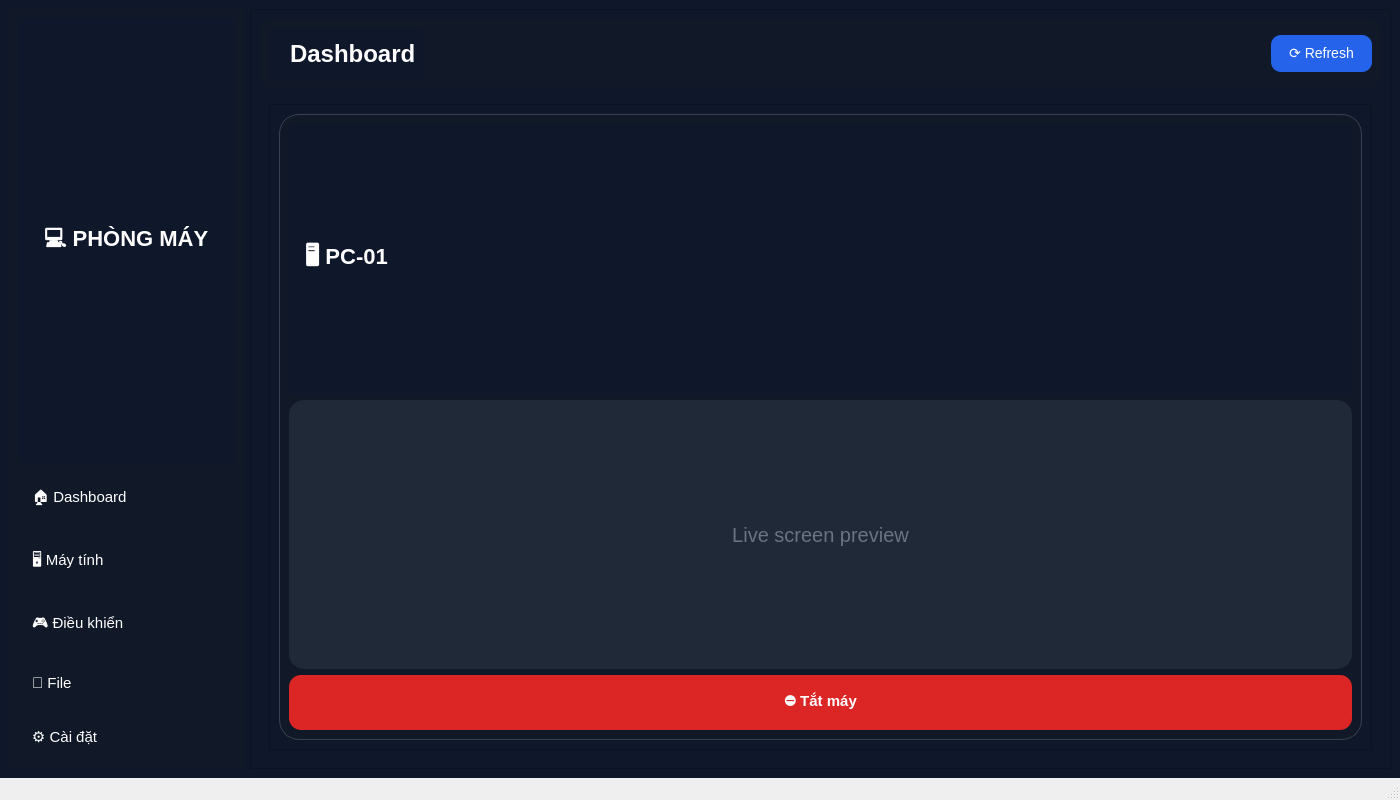
<?xml version="1.0" encoding="UTF-8"?>
<ui version="4.0">
 <class>quanlyphongmay</class>
 <widget class="QMainWindow" name="quanlyphongmay">
  <property name="geometry">
   <rect>
    <x>0</x>
    <y>0</y>
    <width>1400</width>
    <height>800</height>
   </rect>
  </property>
  <property name="windowTitle">
   <string>MainWindow</string>
  </property>
  <widget class="QWidget" name="centralwidget">
   <property name="enabled">
    <bool>true</bool>
   </property>
   <property name="styleSheet">
    <string notr="true">QWidget{
    background-color:#0F172A;
}</string>
   </property>
   <layout class="QHBoxLayout" name="horizontalLayout">
    <item>
     <widget class="QFrame" name="sidebar_frame">
      <property name="minimumSize">
       <size>
        <width>230</width>
        <height>230</height>
       </size>
      </property>
      <property name="styleSheet">
       <string notr="true">QFrame#sidebar_frame{
    background-color: #111827;
    border: none;
    border-radius: 0px;
}</string>
      </property>
      <property name="frameShape">
       <enum>QFrame::StyledPanel</enum>
      </property>
      <property name="frameShadow">
       <enum>QFrame::Raised</enum>
      </property>
      <layout class="QVBoxLayout" name="verticalLayout">
       <property name="spacing">
        <number>8</number>
       </property>
       <item>
        <widget class="QLabel" name="label">
         <property name="styleSheet">
          <string notr="true">color: white;
font-size: 22px;
font-weight: bold;
padding: 20px;</string>
         </property>
         <property name="text">
          <string>💻 PHÒNG MÁY</string>
         </property>
        </widget>
       </item>
       <item>
        <widget class="QPushButton" name="btn_dashboard">
         <property name="styleSheet">
          <string notr="true">QPushButton{
    background-color: transparent;
    color: white;
    text-align: left;
    padding: 14px;
    border-radius: 10px;
    font-size: 15px;
    border:none;
}

QPushButton:hover{
    background-color: #374151;
}

QPushButton:pressed{
    background-color: #2563EB;
}</string>
         </property>
         <property name="text">
          <string>🏠 Dashboard</string>
         </property>
        </widget>
       </item>
       <item>
        <widget class="QPushButton" name="btn_computers">
         <property name="styleSheet">
          <string notr="true">QPushButton{
    background-color: transparent;
    color: white;
    text-align: left;
    padding: 14px;
    border-radius: 10px;
    font-size: 15px;
    border:none;
}

QPushButton:hover{
    background-color: #374151;
}

QPushButton:pressed{
    background-color: #2563EB;
}</string>
         </property>
         <property name="text">
          <string>🖥 Máy tính</string>
         </property>
        </widget>
       </item>
       <item>
        <widget class="QPushButton" name="btn_monitor">
         <property name="styleSheet">
          <string notr="true">QPushButton{
    background-color: transparent;
    color: white;
    text-align: left;
    padding: 14px;
    border-radius: 10px;
    font-size: 15px;
    border:none;
}

QPushButton:hover{
    background-color: #374151;
}

QPushButton:pressed{
    background-color: #2563EB;
}
</string>
         </property>
         <property name="text">
          <string>🎮 Điều khiển</string>
         </property>
        </widget>
       </item>
       <item>
        <widget class="QPushButton" name="btn_files">
         <property name="styleSheet">
          <string notr="true">QPushButton{
    background-color: transparent;
    color: white;
    text-align: left;
    padding: 14px;
    border-radius: 10px;
    font-size: 15px;
    border:none;
}

QPushButton:hover{
    background-color: #374151;
}

QPushButton:pressed{
    background-color: #2563EB;
}</string>
         </property>
         <property name="text">
          <string>📁 File</string>
         </property>
        </widget>
       </item>
       <item>
        <widget class="QPushButton" name="btn_settings">
         <property name="styleSheet">
          <string notr="true">QPushButton{
    background-color: transparent;
    color: white;
    text-align: left;
    padding: 14px;
    border-radius: 10px;
    font-size: 15px;
    border:none;
}

QPushButton:hover{
    background-color: #374151;
}

QPushButton:pressed{
    background-color: #2563EB;
}</string>
         </property>
         <property name="text">
          <string>⚙ Cài đặt</string>
         </property>
        </widget>
       </item>
       <item>
        <layout class="QVBoxLayout" name="verticalLayout_2"/>
       </item>
      </layout>
     </widget>
    </item>
    <item>
     <widget class="QFrame" name="main_frame">
      <property name="frameShape">
       <enum>QFrame::StyledPanel</enum>
      </property>
      <property name="frameShadow">
       <enum>QFrame::Raised</enum>
      </property>
      <layout class="QVBoxLayout" name="verticalLayout_3">
       <item>
        <widget class="QFrame" name="topbar_frame">
         <property name="minimumSize">
          <size>
           <width>70</width>
           <height>70</height>
          </size>
         </property>
         <property name="styleSheet">
          <string notr="true">QFrame#topbar_frame{
    background-color: #111827;
    border-radius: 15px;
}</string>
         </property>
         <property name="frameShape">
          <enum>QFrame::StyledPanel</enum>
         </property>
         <property name="frameShadow">
          <enum>QFrame::Raised</enum>
         </property>
         <layout class="QHBoxLayout" name="horizontalLayout_2">
          <item>
           <widget class="QLabel" name="label_page_title">
            <property name="styleSheet">
             <string notr="true">color:white;
font-size:24px;
font-weight:bold;
padding-left:15px;</string>
            </property>
            <property name="text">
             <string>Dashboard</string>
            </property>
           </widget>
          </item>
          <item>
           <spacer name="horizontalSpacer">
            <property name="orientation">
             <enum>Qt::Horizontal</enum>
            </property>
            <property name="sizeHint" stdset="0">
             <size>
              <width>40</width>
              <height>20</height>
             </size>
            </property>
           </spacer>
          </item>
          <item>
           <widget class="QPushButton" name="btn_refresh">
            <property name="styleSheet">
             <string notr="true">QPushButton{
    background-color:#2563EB;
    color:white;
    padding:10px 18px;
    border-radius:10px;
    font-size:14px;
    border:none;
}

QPushButton:hover{
    background-color:#3B82F6;
}</string>
            </property>
            <property name="text">
             <string>⟳ Refresh</string>
            </property>
           </widget>
          </item>
         </layout>
        </widget>
       </item>
       <item>
        <widget class="QStackedWidget" name="main_stacked_widget">
         <property name="currentIndex">
          <number>2</number>
         </property>
         <widget class="QWidget" name="page_dashboard">
          <layout class="QVBoxLayout" name="verticalLayout_4">
           <item>
            <widget class="QFrame" name="cards_container">
             <property name="enabled">
              <bool>true</bool>
             </property>
             <property name="frameShape">
              <enum>QFrame::StyledPanel</enum>
             </property>
             <property name="frameShadow">
              <enum>QFrame::Raised</enum>
             </property>
             <layout class="QHBoxLayout" name="horizontalLayout_4">
              <property name="spacing">
               <number>15</number>
              </property>
              <property name="leftMargin">
               <number>0</number>
              </property>
              <property name="topMargin">
               <number>0</number>
              </property>
              <property name="rightMargin">
               <number>0</number>
              </property>
              <property name="bottomMargin">
               <number>15</number>
              </property>
              <item>
               <widget class="QFrame" name="card_online">
                <property name="minimumSize">
                 <size>
                  <width>0</width>
                  <height>120</height>
                 </size>
                </property>
                <property name="styleSheet">
                 <string notr="true">QFrame#card_online{
    background-color:#374151;
    border-radius:20px;
}</string>
                </property>
                <property name="frameShape">
                 <enum>QFrame::StyledPanel</enum>
                </property>
                <property name="frameShadow">
                 <enum>QFrame::Raised</enum>
                </property>
                <layout class="QVBoxLayout" name="verticalLayout_7">
                 <item>
                  <widget class="QLabel" name="label_8">
                   <property name="styleSheet">
                    <string notr="true">color:#D1D5DB;
font-size:16px;</string>
                   </property>
                   <property name="text">
                    <string>Máy Online</string>
                   </property>
                  </widget>
                 </item>
                 <item>
                  <widget class="QLabel" name="label_online_count">
                   <property name="styleSheet">
                    <string notr="true">color:white;
font-size:40px;
font-weight:bold;</string>
                   </property>
                   <property name="text">
                    <string>TextLabel</string>
                   </property>
                  </widget>
                 </item>
                </layout>
               </widget>
              </item>
              <item>
               <widget class="QFrame" name="card_offline">
                <property name="minimumSize">
                 <size>
                  <width>0</width>
                  <height>120</height>
                 </size>
                </property>
                <property name="styleSheet">
                 <string notr="true">QFrame#card_offline{
    background-color:#EF4444;
    border-radius:20px;
}</string>
                </property>
                <property name="frameShape">
                 <enum>QFrame::StyledPanel</enum>
                </property>
                <property name="frameShadow">
                 <enum>QFrame::Raised</enum>
                </property>
                <layout class="QVBoxLayout" name="verticalLayout_9">
                 <item>
                  <widget class="QLabel" name="label_4">
                   <property name="styleSheet">
                    <string notr="true">color:#D1D5DB;
font-size:16px;</string>
                   </property>
                   <property name="text">
                    <string>Máy offline</string>
                   </property>
                  </widget>
                 </item>
                 <item>
                  <widget class="QLabel" name="label_offline_count">
                   <property name="styleSheet">
                    <string notr="true">font-size:36px;
font-weight:bold;
color:white;

</string>
                   </property>
                   <property name="text">
                    <string>TextLabel</string>
                   </property>
                  </widget>
                 </item>
                </layout>
               </widget>
              </item>
             </layout>
            </widget>
           </item>
           <item>
            <widget class="QTableWidget" name="tableWidget">
             <property name="styleSheet">
              <string notr="true">QTableWidget{
    background-color:#1F2937;
    color:white;
    border:none;
    border-radius:15px;
    gridline-color:#374151;
}

QHeaderView::section{
    background-color:#111827;
    color:white;
    padding:10px;
    border:none;
}

QTableWidget::item{
    padding:10px;
}

QTableWidget::item:selected{
    background-color:#2563EB;
}</string>
             </property>
             <property name="rowCount">
              <number>0</number>
             </property>
             <property name="columnCount">
              <number>5</number>
             </property>
             <column>
              <property name="text">
               <string>Tên máy</string>
              </property>
             </column>
             <column>
              <property name="text">
               <string>IP</string>
              </property>
             </column>
             <column>
              <property name="text">
               <string>Trạng thái</string>
              </property>
             </column>
             <column>
              <property name="text">
               <string>Ping</string>
              </property>
             </column>
             <column>
              <property name="text">
               <string>Điều khiển</string>
              </property>
             </column>
            </widget>
           </item>
          </layout>
         </widget>
         <widget class="QWidget" name="page_computers">
          <widget class="QScrollArea" name="computers_scroll">
           <property name="geometry">
            <rect>
             <x>10</x>
             <y>10</y>
             <width>1071</width>
             <height>601</height>
            </rect>
           </property>
           <property name="frameShape">
            <enum>QFrame::NoFrame</enum>
           </property>
           <property name="widgetResizable">
            <bool>true</bool>
           </property>
           <widget class="QWidget" name="scrollAreaWidgetContents">
            <property name="geometry">
             <rect>
              <x>0</x>
              <y>0</y>
              <width>1071</width>
              <height>601</height>
             </rect>
            </property>
            <layout class="QGridLayout" name="gridLayout_2">
             <item row="0" column="0">
              <widget class="QFrame" name="computer_card">
               <property name="minimumSize">
                <size>
                 <width>250</width>
                 <height>170</height>
                </size>
               </property>
               <property name="maximumSize">
                <size>
                 <width>250</width>
                 <height>170</height>
                </size>
               </property>
               <property name="styleSheet">
                <string notr="true">QFrame#computer_card{
    background-color:#1F2937;
    border-radius:20px;
}</string>
               </property>
               <property name="frameShape">
                <enum>QFrame::StyledPanel</enum>
               </property>
               <property name="frameShadow">
                <enum>QFrame::Raised</enum>
               </property>
               <layout class="QVBoxLayout" name="verticalLayout_5">
                <item>
                 <widget class="QLabel" name="label_3">
                  <property name="styleSheet">
                   <string notr="true">color:white;
font-size:20px;
font-weight:bold;</string>
                  </property>
                  <property name="text">
                   <string>PC-01</string>
                  </property>
                 </widget>
                </item>
                <item>
                 <widget class="QLabel" name="label_5">
                  <property name="styleSheet">
                   <string notr="true">color:#D1D5DB;
font-size:13px;</string>
                  </property>
                  <property name="text">
                   <string>192.168.1.10</string>
                  </property>
                 </widget>
                </item>
                <item>
                 <widget class="QLabel" name="label_6">
                  <property name="styleSheet">
                   <string notr="true">color:#22C55E;
font-size:14px;
font-weight:bold;</string>
                  </property>
                  <property name="text">
                   <string>● Online</string>
                  </property>
                 </widget>
                </item>
                <item>
                 <widget class="QLabel" name="label_7">
                  <property name="styleSheet">
                   <string notr="true">color:#9CA3AF;
font-size:13px;</string>
                  </property>
                  <property name="text">
                   <string>Ping: 12 ms</string>
                  </property>
                 </widget>
                </item>
                <item>
                 <spacer name="verticalSpacer">
                  <property name="orientation">
                   <enum>Qt::Vertical</enum>
                  </property>
                  <property name="sizeHint" stdset="0">
                   <size>
                    <width>20</width>
                    <height>40</height>
                   </size>
                  </property>
                 </spacer>
                </item>
                <item>
                 <widget class="QPushButton" name="pushButton">
                  <property name="styleSheet">
                   <string notr="true">QPushButton{
    background-color:#2563EB;
    color:white;
    border:none;
    border-radius:10px;
    padding:10px;
}

QPushButton:hover{
    background-color:#3B82F6;
}</string>
                  </property>
                  <property name="text">
                   <string>PushButton</string>
                  </property>
                 </widget>
                </item>
               </layout>
              </widget>
             </item>
            </layout>
           </widget>
          </widget>
         </widget>
         <widget class="QWidget" name="page_monitor">
          <layout class="QVBoxLayout" name="verticalLayout_6">
           <item>
            <widget class="QScrollArea" name="monitor_scroll">
             <property name="widgetResizable">
              <bool>true</bool>
             </property>
             <widget class="QWidget" name="scrollAreaWidgetContents_2">
              <property name="geometry">
               <rect>
                <x>0</x>
                <y>0</y>
                <width>1073</width>
                <height>602</height>
               </rect>
              </property>
              <layout class="QGridLayout" name="gridLayout">
               <item row="0" column="0">
                <widget class="QFrame" name="monitor_card">
                 <property name="styleSheet">
                  <string notr="true">QFrame#monitor_card{
    background-color:#111827;
    border-radius:20px;
    border:1px solid #374151;
}</string>
                 </property>
                 <property name="frameShape">
                  <enum>QFrame::StyledPanel</enum>
                 </property>
                 <property name="frameShadow">
                  <enum>QFrame::Raised</enum>
                 </property>
                 <layout class="QVBoxLayout" name="verticalLayout_10">
                  <item>
                   <widget class="QLabel" name="label_15">
                    <property name="minimumSize">
                     <size>
                      <width>100</width>
                      <height>50</height>
                     </size>
                    </property>
                    <property name="styleSheet">
                     <string notr="true">color:white;
font-size:22px;
font-weight:bold;
padding-left:10px;</string>
                    </property>
                    <property name="text">
                     <string>🖥 PC-01</string>
                    </property>
                   </widget>
                  </item>
                  <item>
                   <widget class="QLabel" name="label_16">
                    <property name="minimumSize">
                     <size>
                      <width>300</width>
                      <height>175</height>
                     </size>
                    </property>
                    <property name="styleSheet">
                     <string notr="true">background-color:#1F2937;
border-radius:15px;
color:#6B7280;
font-size:20px;</string>
                    </property>
                    <property name="text">
                     <string>Live screen preview</string>
                    </property>
                    <property name="alignment">
                     <set>Qt::AlignCenter</set>
                    </property>
                   </widget>
                  </item>
                  <item>
                   <widget class="QPushButton" name="btn_shutdown">
                    <property name="styleSheet">
                     <string notr="true">QPushButton{
    background-color:#DC2626;
    color:white;
    border:none;
    border-radius:12px;
    padding:14px;
    font-size:15px;
    font-weight:bold;
}

QPushButton:hover{
    background-color:#EF4444;
}

QPushButton:pressed{
    background-color:#B91C1C;
}</string>
                    </property>
                    <property name="text">
                     <string>⛔ Tắt máy</string>
                    </property>
                   </widget>
                  </item>
                 </layout>
                </widget>
               </item>
              </layout>
             </widget>
            </widget>
           </item>
          </layout>
         </widget>
         <widget class="QWidget" name="page_settings">
          <widget class="QLabel" name="label_19">
           <property name="geometry">
            <rect>
             <x>310</x>
             <y>220</y>
             <width>55</width>
             <height>16</height>
            </rect>
           </property>
           <property name="text">
            <string>setting</string>
           </property>
          </widget>
         </widget>
         <widget class="QWidget" name="page_files">
          <layout class="QHBoxLayout" name="horizontalLayout_3">
           <item>
            <widget class="QFrame" name="clients_frame">
             <property name="styleSheet">
              <string notr="true">QFrame#clients_frame{
    background-color:#111827;
    border-radius:15px;
}</string>
             </property>
             <property name="frameShape">
              <enum>QFrame::StyledPanel</enum>
             </property>
             <property name="frameShadow">
              <enum>QFrame::Raised</enum>
             </property>
             <layout class="QVBoxLayout" name="verticalLayout_11">
              <item>
               <widget class="QLabel" name="label_17">
                <property name="styleSheet">
                 <string notr="true">color:white;
font-size:18px;
font-weight:bold;
padding:10px;</string>
                </property>
                <property name="text">
                 <string>Danh sách máy</string>
                </property>
               </widget>
              </item>
              <item>
               <widget class="QListWidget" name="list_clients">
                <property name="styleSheet">
                 <string notr="true">QListWidget{
    background-color:#1E293B;
    border:none;
    border-radius:15px;
    color:white;
    padding:8px;
    font-size:14px;
}

QListWidget::item{
    background-color:#0F172A;
    border-radius:10px;
    padding:12px;
    margin-bottom:8px;
}

QListWidget::item:selected{
    background-color:#2563EB;
}

QListWidget::item:hover{
    background-color:#334155;
}</string>
                </property>
               </widget>
              </item>
             </layout>
            </widget>
           </item>
           <item>
            <widget class="QFrame" name="sendfile_frame">
             <property name="styleSheet">
              <string notr="true">QFrame#sendfile_frame{
    background-color:#111827;
    border-radius:15px;
}</string>
             </property>
             <property name="frameShape">
              <enum>QFrame::StyledPanel</enum>
             </property>
             <property name="frameShadow">
              <enum>QFrame::Raised</enum>
             </property>
             <layout class="QVBoxLayout" name="verticalLayout_12">
              <item>
               <widget class="QLabel" name="label_18">
                <property name="styleSheet">
                 <string notr="true">color:white;
font-size:22px;
font-weight:bold;
padding:10px;</string>
                </property>
                <property name="text">
                 <string>Gửi file đến máy client</string>
                </property>
               </widget>
              </item>
              <item>
               <widget class="QFrame" name="frame">
                <property name="frameShape">
                 <enum>QFrame::StyledPanel</enum>
                </property>
                <property name="frameShadow">
                 <enum>QFrame::Raised</enum>
                </property>
                <layout class="QHBoxLayout" name="horizontalLayout_5">
                 <item>
                  <widget class="QLineEdit" name="line_file_path">
                   <property name="styleSheet">
                    <string notr="true">QLineEdit{
    background-color:#1F2937;
    border:none;
    border-radius:10px;
    padding:12px;
    color:white;
    font-size:14px;
}</string>
                   </property>
                   <property name="text">
                    <string>Chưa chọn file...</string>
                   </property>
                  </widget>
                 </item>
                 <item>
                  <widget class="QPushButton" name="btn_choose_file">
                   <property name="styleSheet">
                    <string notr="true">QPushButton{
    background-color:#374151;
    color:white;
    border:none;
    border-radius:10px;
    padding:12px;
    font-size:14px;
}

QPushButton:hover{
    background-color:#4B5563;
}</string>
                   </property>
                   <property name="text">
                    <string>📂 Chọn file</string>
                   </property>
                  </widget>
                 </item>
                </layout>
               </widget>
              </item>
              <item>
               <widget class="QProgressBar" name="progress_send">
                <property name="styleSheet">
                 <string notr="true">QProgressBar{
    background-color:#1F2937;
    border:none;
    border-radius:10px;
    text-align:center;
    color:white;
}

QProgressBar::chunk{
    background-color:#2563EB;
    border-radius:10px;
}</string>
                </property>
                <property name="value">
                 <number>0</number>
                </property>
               </widget>
              </item>
              <item>
               <widget class="QPushButton" name="btn_send_file">
                <property name="styleSheet">
                 <string notr="true">QPushButton{
    background-color:#2563EB;
    color:white;
    border:none;
    border-radius:10px;
    padding:14px;
    font-size:15px;
    font-weight:bold;
}

QPushButton:hover{
    background-color:#3B82F6;
}</string>
                </property>
                <property name="text">
                 <string>🚀 Gửi file</string>
                </property>
               </widget>
              </item>
              <item>
               <widget class="QPushButton" name="btn_getfiles">
                <property name="styleSheet">
                 <string notr="true">QPushButton{
    background-color:#2563EB;
    color:white;
    border:none;
    border-radius:10px;
    padding:14px;
    font-size:15px;
    font-weight:bold;
}

QPushButton:hover{
    background-color:#3B82F6;
}</string>
                </property>
                <property name="text">
                 <string>Nhận file</string>
                </property>
               </widget>
              </item>
              <item>
               <widget class="QTextEdit" name="text_log">
                <property name="styleSheet">
                 <string notr="true">QTextEdit{
    background-color:#1F2937;
    border:none;
    border-radius:10px;
    color:#D1D5DB;
    padding:10px;
    font-size:13px;
}</string>
                </property>
                <property name="readOnly">
                 <bool>true</bool>
                </property>
               </widget>
              </item>
             </layout>
            </widget>
           </item>
          </layout>
         </widget>
        </widget>
       </item>
      </layout>
     </widget>
    </item>
   </layout>
  </widget>
  <widget class="QMenuBar" name="menubar">
   <property name="geometry">
    <rect>
     <x>0</x>
     <y>0</y>
     <width>1400</width>
     <height>26</height>
    </rect>
   </property>
  </widget>
  <widget class="QStatusBar" name="statusbar"/>
 </widget>
 <resources/>
 <connections/>
</ui>
